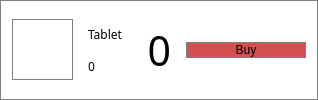
            <widget class="QFrame" name="hardwareFrame_5">
             <property name="maximumSize">
              <size>
               <width>16777215</width>
               <height>120</height>
              </size>
             </property>
             <property name="acceptDrops">
              <bool>true</bool>
             </property>
             <property name="styleSheet">
              <string notr="true">background: white;
border: 1px solid grey;</string>
             </property>
             <property name="frameShape">
              <enum>QFrame::StyledPanel</enum>
             </property>
             <property name="frameShadow">
              <enum>QFrame::Raised</enum>
             </property>
             <property name="lineWidth">
              <number>3</number>
             </property>
             <layout class="QHBoxLayout" name="horizontalLayout_8">
              <item>
               <widget class="QLabel" name="hardwareImg_5">
                <property name="minimumSize">
                 <size>
                  <width>61</width>
                  <height>61</height>
                 </size>
                </property>
                <property name="maximumSize">
                 <size>
                  <width>61</width>
                  <height>61</height>
                 </size>
                </property>
                <property name="text">
                 <string/>
                </property>
                <property name="pixmap">
                 <pixmap resource="resources.qrc">:/images/h_tablet.png</pixmap>
                </property>
                <property name="scaledContents">
                 <bool>true</bool>
                </property>
               </widget>
              </item>
              <item>
               <widget class="QFrame" name="frame_43">
                <property name="styleSheet">
                 <string notr="true">border: 0px;</string>
                </property>
                <property name="frameShape">
                 <enum>QFrame::StyledPanel</enum>
                </property>
                <property name="frameShadow">
                 <enum>QFrame::Raised</enum>
                </property>
                <layout class="QVBoxLayout" name="verticalLayout_23">
                 <item>
                  <widget class="QLabel" name="hardwareName_6">
                   <property name="font">
                    <font>
                     <family>Century Gothic</family>
                    </font>
                   </property>
                   <property name="text">
                    <string>Tablet</string>
                   </property>
                  </widget>
                 </item>
                 <item>
                  <widget class="QLabel" name="hardwareCost_5">
                   <property name="font">
                    <font>
                     <family>Century Gothic</family>
                    </font>
                   </property>
                   <property name="text">
                    <string>0</string>
                   </property>
                  </widget>
                 </item>
                </layout>
               </widget>
              </item>
              <item>
               <widget class="QFrame" name="frame_44">
                <property name="styleSheet">
                 <string notr="true">border: 0px;</string>
                </property>
                <property name="frameShape">
                 <enum>QFrame::StyledPanel</enum>
                </property>
                <property name="frameShadow">
                 <enum>QFrame::Raised</enum>
                </property>
                <layout class="QHBoxLayout" name="horizontalLayout_45">
                 <item>
                  <widget class="QLabel" name="hardwareCount_5">
                   <property name="font">
                    <font>
                     <family>Century Gothic</family>
                     <pointsize>31</pointsize>
                    </font>
                   </property>
                   <property name="layoutDirection">
                    <enum>Qt::LeftToRight</enum>
                   </property>
                   <property name="text">
                    <string>0</string>
                   </property>
                   <property name="textFormat">
                    <enum>Qt::AutoText</enum>
                   </property>
                   <property name="alignment">
                    <set>Qt::AlignRight|Qt::AlignTrailing|Qt::AlignVCenter</set>
                   </property>
                  </widget>
                 </item>
                </layout>
               </widget>
              </item>
              <item>
               <widget class="QPushButton" name="buyHardware_5">
                <property name="minimumSize">
                 <size>
                  <width>120</width>
                  <height>0</height>
                 </size>
                </property>
                <property name="styleSheet">
                 <string notr="true">background: rgb(211, 80, 80);
font: 19pt &quot;Century Gothic&quot;;</string>
                </property>
                <property name="text">
                 <string>Buy</string>
                </property>
                <property name="default">
                 <bool>false</bool>
                </property>
               </widget>
              </item>
             </layout>
            </widget>
